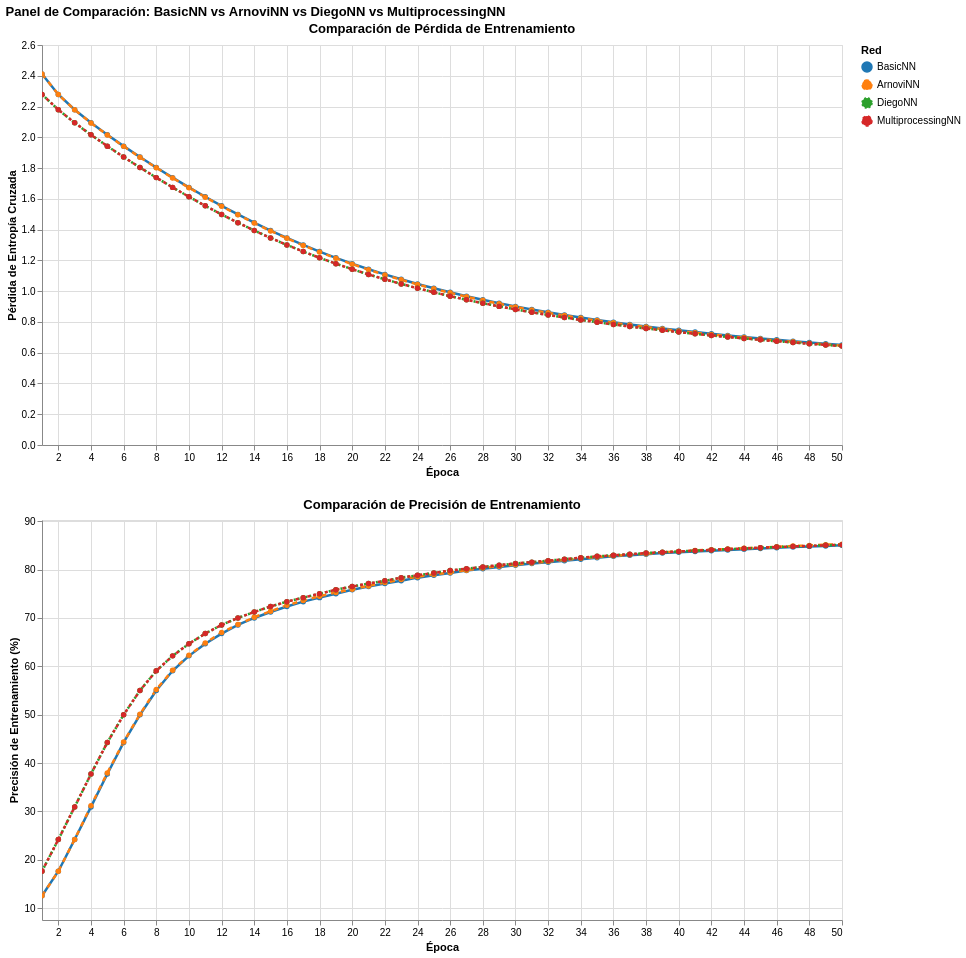

Notebook source saved alongside this figure:
### Markdown cell above
## 10. Panel de Control de Visualización Combinada

### Code cell
# Crear un panel de control combinado con los tres gráficos
dashboard = alt.vconcat(
    chart_loss,
    chart_acc
).properties(
    title='Panel de Comparación: BasicNN vs ArnoviNN vs DiegoNN vs MultiprocessingNN'
).resolve_scale(
    color='shared'
)

# Mostrar el panel de control
dashboard.show()

print("✓ Panel de control de visualización combinada mostrado")

### Figure 1 — Vega-Lite specification as saved in the notebook (floating-point values rounded to 4 significant figures; data arrays with more than 128 entries replaced by an {"elided": "..."} marker saying what was removed)
{"config": {"view": {"continuousWidth": 300, "continuousHeight": 300}}, "vconcat": [{"data": {"name": "data-14449ade8a8a339ecb6e7639684ab728"}, "mark": {"type": "line", "point": true, "size": 2.5}, "encoding": {"color": {"field": "Network", "scale": {"domain": ["BasicNN", "ArnoviNN", "DiegoNN", "MultiprocessingNN"], "range": ["#1f77b4", "#ff7f0e", "#2ca02c", "#d62728"]}, "title": "Red", "type": "nominal"}, "strokeDash": {"field": "Network", "scale": {"domain": ["BasicNN", "ArnoviNN", "DiegoNN", "MultiprocessingNN"], "range": [[], [5, 5], [2, 2], [3, 3]]}, "type": "nominal"}, "tooltip": [{"field": "Epoch", "type": "quantitative"}, {"field": "Network", "type": "nominal"}, {"field": "Loss", "format": ".4f", "type": "quantitative"}], "x": {"field": "Epoch", "scale": {"nice": false}, "title": "Época", "type": "quantitative"}, "y": {"field": "Loss", "title": "Pérdida de Entropía Cruzada", "type": "quantitative"}}, "height": 400, "name": "view_c285876485fa3ef7_0", "title": "Comparación de Pérdida de Entrenamiento", "width": 800}, {"data": {"name": "data-25c23a333011a02c3ff74e7cbf685022"}, "mark": {"type": "line", "point": true, "size": 2.5}, "encoding": {"color": {"field": "Network", "scale": {"domain": ["BasicNN", "ArnoviNN", "DiegoNN", "MultiprocessingNN"], "range": ["#1f77b4", "#ff7f0e", "#2ca02c", "#d62728"]}, "title": "Red", "type": "nominal"}, "strokeDash": {"field": "Network", "scale": {"domain": ["BasicNN", "ArnoviNN", "DiegoNN", "MultiprocessingNN"], "range": [[], [5, 5], [2, 2], [3, 3]]}, "type": "nominal"}, "tooltip": [{"field": "Epoch", "type": "quantitative"}, {"field": "Network", "type": "nominal"}, {"field": "Accuracy (%)", "format": ".2f", "type": "quantitative"}], "x": {"field": "Epoch", "scale": {"nice": false}, "title": "Época", "type": "quantitative"}, "y": {"field": "Accuracy (%)", "scale": {"domain": [7.527, 90.27]}, "title": "Precisión de Entrenamiento (%)", "type": "quantitative"}}, "height": 400, "name": "view_7590c165e8050109_1", "title": "Comparación de Precisión de Entrenamiento", "width": 800}], "params": [{"name": "param_1e9efca18e7a2868", "select": {"type": "interval", "encodings": ["x", "y"]}, "bind": "scales", "views": ["view_c285876485fa3ef7_0", "view_7590c165e8050109_1"]}], "resolve": {"scale": {"color": "shared"}}, "title": "Panel de Comparación: BasicNN vs ArnoviNN vs DiegoNN vs MultiprocessingNN", "$schema": "https://vega.github.io/schema/vega-lite/v6.1.0.json", "datasets": {"data-14449ade8a8a339ecb6e7639684ab728": {"elided": "200 records"}, "data-25c23a333011a02c3ff74e7cbf685022": {"elided": "200 records"}}}
